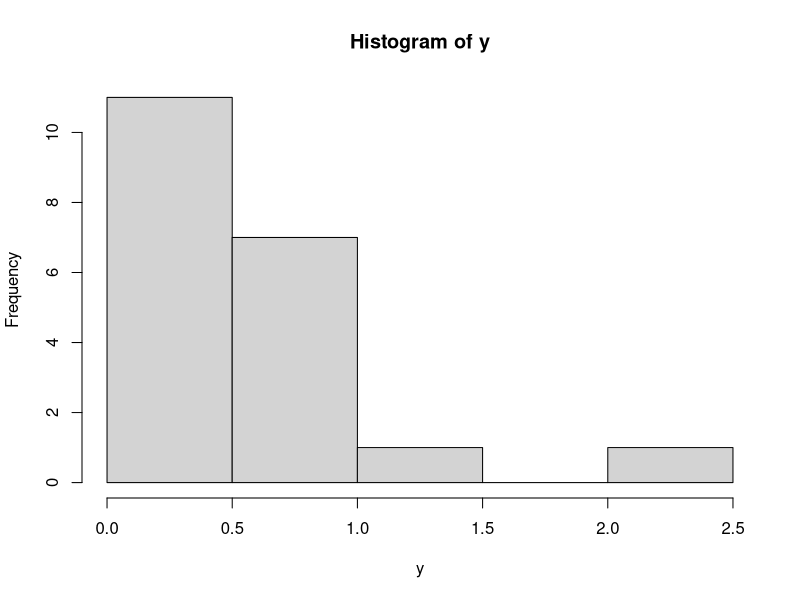
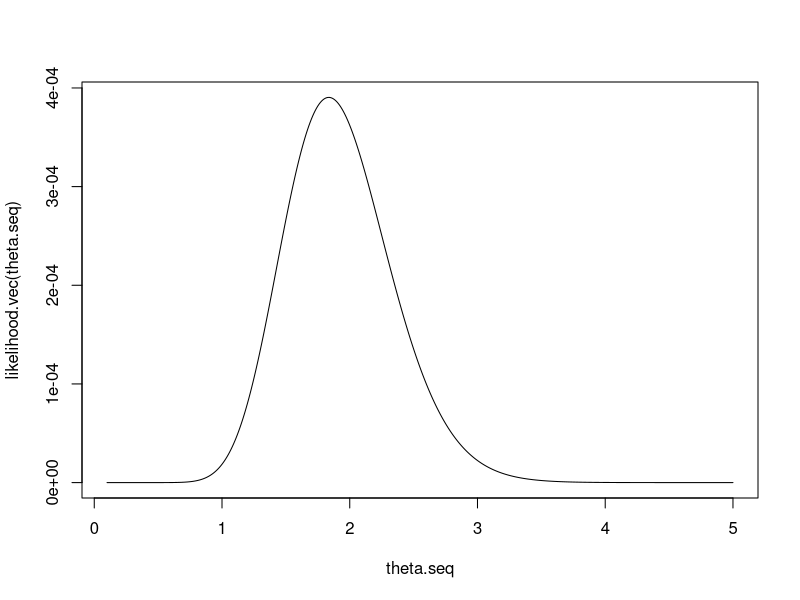
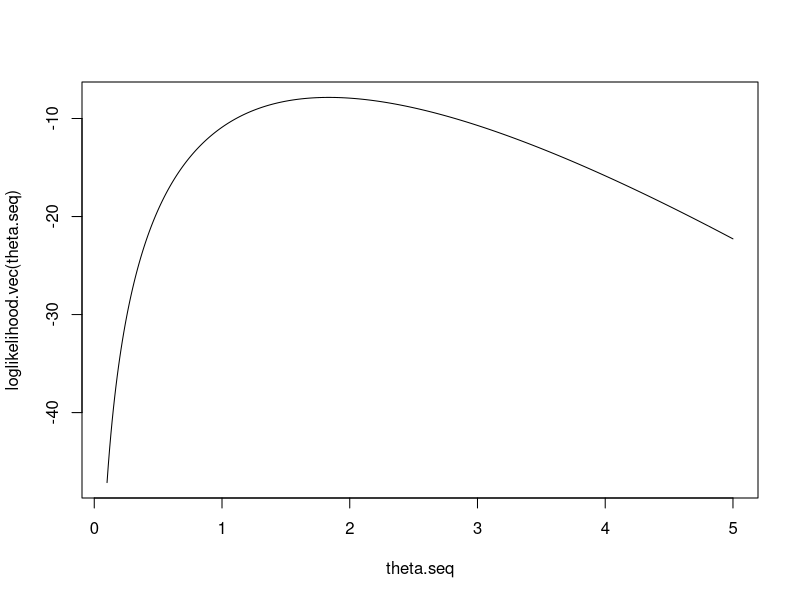
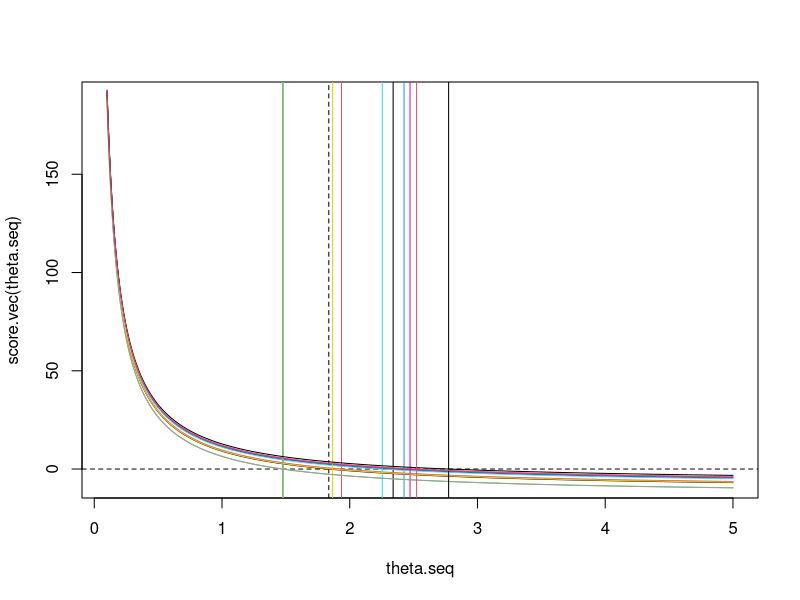

Write the R code that produced these figures, in order.
theta = 2
n = 20

set.seed(1)
y =  rexp(n,theta)
hist(y)

likelihood = function(theta)
{
  prod(theta*exp(-theta*y))
}

theta.seq = seq(0.1,5,0.01)


# Für theta wird die Funktion nun komponentenweise ausgewertet:
likelihood.vec = Vectorize(likelihood, "theta")

likelihood.vec(theta.seq)
plot(theta.seq, likelihood.vec(theta.seq), type="l")

loglikelihood = function(theta)
{
  n= length(y)
  return (n*log(theta)-theta*sum(y))
}

loglikelihood.vec = Vectorize(loglikelihood, "theta")
plot(theta.seq, loglikelihood.vec(theta.seq), type="l")

score = function(theta)
{
  n = length(y)
  return((n/theta)-sum(y))
}

score.vec = Vectorize(score, "theta")
plot(theta.seq, score.vec(theta.seq), type="l")

abline(h=0, lty=2)

theta.hat = length(y)/sum(y)

abline(v=theta.hat, lty=2)

simanz = 10
theta.hat = rep(0,simanz)
for (i in 1:simanz)
{
  ### Simulation von Pseudobeobachtungen
  y = rexp(n,theta)
  
  ### Darstellung der Scorefunktion
  points(theta.seq,score.vec(theta.seq), type="l", col=i)
  
  ### Maximum-Likelihood-Schätzung
  theta.hat[i] = n/sum(y)
  abline(v=theta.hat[i], col = i)
}

var(theta.hat)

### beobachtete und erwartete Fisher-Information
